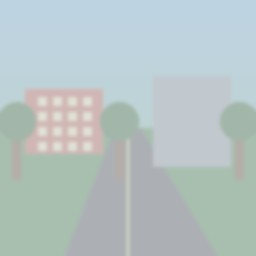
#> input picture data/sample/cctv_sample.jpg, 256 x 256 px; its folder holds only this picture in this run
$ python -i image_processing.py   (imports and definitions only)
#> lines starting #> are read from the running program, lines starting #| are printed output that depends on the picture
"""
Image Processing Utilities for Fog Detection and Atmospheric Attenuation.
Implements:
1. Dark Channel Prior (DCP) for haze/fog estimation (He et al., IEEE TPAMI).
2. Atmospheric Light Estimation and Transmission Map.
3. Contrast & Sharpness features (RMS contrast, Laplacian variance).
"""

import numpy as np
from PIL import Image

def get_dark_channel(img_rgb: np.ndarray, patch_size: int = 15) -> np.ndarray:
    """
    Computes dark channel of an image:
    J^dark(x) = min_{y in Omega(x)} (min_{c in {r,g,b}} I^c(y))
    In foggy regions, the dark channel has high intensity due to atmospheric airlight.
    """
    # Min across color channels
    min_channel = np.min(img_rgb, axis=2).astype(np.float32) / 255.0

    # 2D min filter over patch_size x patch_size
    pad_h = patch_size // 2
    pad_w = patch_size // 2
    padded = np.pad(min_channel, ((pad_h, pad_h), (pad_w, pad_w)), mode='edge')

    dark_channel = np.zeros_like(min_channel)
    h, w = min_channel.shape
    for i in range(h):
        for j in range(w):
            dark_channel[i, j] = np.min(padded[i:i + patch_size, j:j + patch_size])

    return dark_channel

def estimate_atmospheric_light(img_rgb: np.ndarray, dark_channel: np.ndarray, top_pct: float = 0.001) -> np.ndarray:
    """
    Estimates global atmospheric light (A) from the top brightest pixels in the dark channel.
    """
    h, w = dark_channel.shape
    flat_dark = dark_channel.flatten()
    flat_img = img_rgb.reshape(-1, 3).astype(np.float32)

    num_top = max(1, int(h * w * top_pct))
    top_indices = np.argsort(flat_dark)[-num_top:]

    # Select pixel with highest intensity among the dark channel candidates
    brightest_candidate = flat_img[top_indices]
    intensity = np.mean(brightest_candidate, axis=1)
    best_idx = np.argmax(intensity)

    atm_light = brightest_candidate[best_idx] / 255.0
    # Avoid zero division
    atm_light = np.maximum(atm_light, 0.1)
    return atm_light

def estimate_transmission_map(img_rgb: np.ndarray, atm_light: np.ndarray, omega: float = 0.95, patch_size: int = 15) -> np.ndarray:
    """
    Estimates optical transmission map t(x) = 1 - omega * min_c(min_patch(I^c / A^c)).
    Low transmission = dense fog. High transmission = clear atmosphere.
    """
    norm_img = (img_rgb.astype(np.float32) / 255.0) / atm_light[None, None, :]
    dark_norm = get_dark_channel((norm_img * 255.0).astype(np.uint8), patch_size=patch_size)
    transmission = 1.0 - omega * dark_norm
    return np.clip(transmission, 0.05, 1.0)

def extract_image_features(image: Image.Image) -> dict:
    """
    Extracts photometric & fog-related handcrafted features from an image:
    - mean brightness
    - contrast (standard deviation of grayscale)
    - dark channel mean (directly correlated with fog density)
    - mean transmission (inversely correlated with fog density)
    - color saturation
    """
    img_rgb = np.array(image.convert("RGB"))
    h, w, _ = img_rgb.shape

    # Resize small for fast heuristic feature calculation
    small_img = np.array(image.resize((128, 128)).convert("RGB"))
    gray = np.mean(small_img, axis=2)

    brightness = float(np.mean(gray))
    contrast = float(np.std(gray))

    # Dark channel prior
    dark_channel = get_dark_channel(small_img, patch_size=9)
    dcp_mean = float(np.mean(dark_channel))

    atm_light = estimate_atmospheric_light(small_img, dark_channel)
    transmission = estimate_transmission_map(small_img, atm_light, patch_size=9)
    trans_mean = float(np.mean(transmission))

    # Fog index estimation from DCP & Transmission:
    # High dcp and low transmission => high fog index
    heuristic_fog_index = float(np.clip((dcp_mean * 75.0 + (1.0 - trans_mean) * 45.0), 0.0, 100.0))

    return {
        "brightness": round(brightness, 2),
        "contrast": round(contrast, 2),
        "dark_channel_mean": round(dcp_mean, 4),
        "transmission_mean": round(trans_mean, 4),
        "heuristic_fog_index": round(heuristic_fog_index, 2),
        "atmospheric_light": [round(float(v), 3) for v in atm_light]
    }

>>> from PIL import Image
>>> picture = Image.open('../data/sample/cctv_sample.jpg')
#> picture is the input picture: PIL image 256x256 RGB; mean R, G, B 182.6, 196.2, 196.5
>>> result = extract_image_features(picture)
#> in extract_image_features, `brightness = float(np.mean(gray))`: brightness = 191.8
#> in extract_image_features, `contrast = float(np.std(gray))`: contrast = 14.52
#> in get_dark_channel, `min_channel = np.min(img_rgb, axis=2).astype(np.float32) / 255.0`:
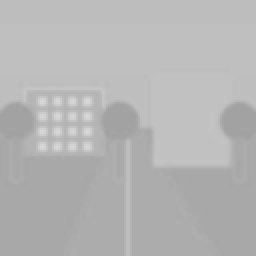
#> min_channel: shape (128, 128) float32 (shown 2 times larger); min 0.624, max 0.847, mean 0.71
#> after the loop in get_dark_channel, `for i in range(h):`:
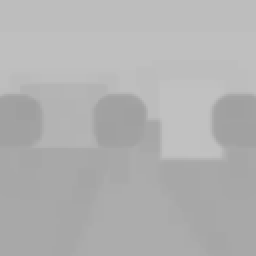
#> dark_channel: shape (128, 128) float32 (shown 2 times larger); min 0.624, max 0.757, mean 0.696
#> in extract_image_features, `dcp_mean = float(np.mean(dark_channel))`: dcp_mean = 0.696
#> in estimate_atmospheric_light, `flat_dark = dark_channel.flatten()`: flat_dark = 16384 values, max 0.757 at index 5712, min 0.624 at index 6536, mean 0.696
#> in estimate_atmospheric_light, `top_indices = np.argsort(flat_dark)[-num_top:]`: top_indices = [8799, 8792, 8793, 8795, 8788, 8789, 8790, 8791, 8794, 7648, 9953, 7647, 7646, 7645, 7655, 7644]
#> in estimate_atmospheric_light, `brightest_candidate = flat_img[top_indices]`: brightest_candidate = 16 rows, first 8: [193, 200, 206], [193, 200, 206], [193, 200, 206], [193, 200, 206], [193, 200, 206], [193, 200, 206], [193, 200, 206], [193, 200, 206]
#> in estimate_atmospheric_light, `intensity = np.mean(brightest_candidate, axis=1)`: intensity = [199.7, 199.7, 199.7, 199.7, 199.7, 199.7, 199.7, 199.7, 199.7, 199.7, 199.7, 199.7, 199.7, 199.7, 199.7, 199.7]
#> in estimate_atmospheric_light, `best_idx = np.argmax(intensity)`: best_idx = 0
#> in estimate_atmospheric_light, `atm_light = brightest_candidate[best_idx] / 255.0`: atm_light = [0.757, 0.784, 0.808]
#> in estimate_transmission_map, `norm_img = (img_rgb.astype(np.float32) / 255.0) / atm_light[None, None..`:
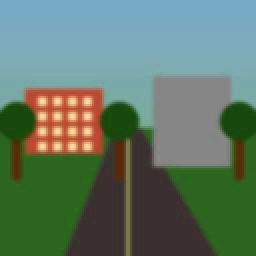
#> norm_img: shape (128, 128, 3) float32 (shown 2 times larger); mean R, G, B 0.946, 0.981, 0.954; drawn with min black and max white
#> call 2 of get_dark_channel, with patch_size = 9
#> in get_dark_channel (call 2), `min_channel = np.min(img_rgb, axis=2).astype(np.float32) / 255.0`:
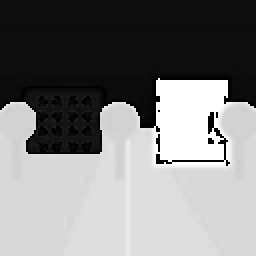
#> min_channel: shape (128, 128) float32 (shown 2 times larger); min 0, max 1, mean 0.505
#> in get_dark_channel (call 2), `padded = np.pad(min_channel, ((pad_h, pad_h), (pad_w, pad_w)), mode='e..`:
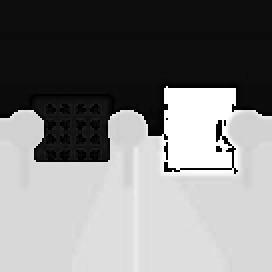
#> padded: shape (136, 136) float32 (shown 2 times larger); min 0, max 1, mean 0.503
#> after the loop in get_dark_channel (call 2), `for i in range(h):`:
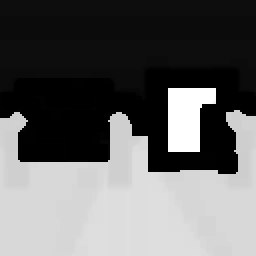
#> dark_channel: shape (128, 128) float32 (shown 2 times larger); min 0, max 1, mean 0.394
#> in estimate_transmission_map, `transmission = 1.0 - omega * dark_norm`:
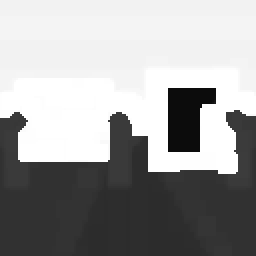
#> transmission: shape (128, 128) float32 (shown 2 times larger); min 0.05, max 1, mean 0.625
#> in extract_image_features, `trans_mean = float(np.mean(transmission))`: trans_mean = 0.625
#> in extract_image_features, `heuristic_fog_index = float(np.clip((dcp_mean * 75.0 + (1.0 - trans_me..`: heuristic_fog_index = 69.05
#> result = {'brightness': 191.8, 'contrast': 14.52, 'dark_channel_mean': 0.696, 'transmission_mean': 0.625, 'heuristic_fog_index': 69.05, 'atmospheric_light': [0.757, 0.784, 0.808]}
